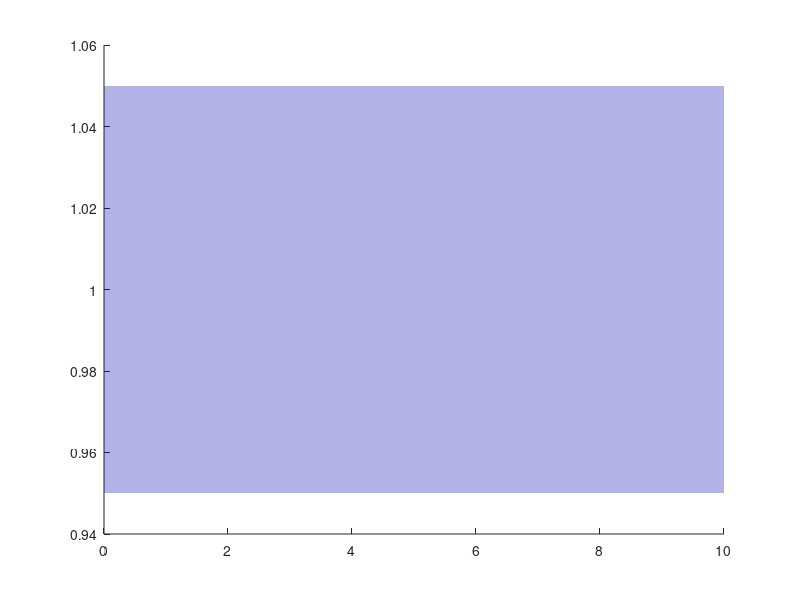

This figure's MATLAB source: (Note: this script raises an error after producing the figure.)
t = 0:0.01:10;

lambda = [-1+2j, -1-2j, -5];

num = abs(prod(lambda));
den = poly(lambda);
sys = tf(num, den);
[y, t_out] = step(sys, t);

y_inf = y(end);

[y_max, idx_max] = max(y);
Mp = (y_max - y_inf) / y_inf * 100;
t_max = t_out(idx_max);

lower_bound = 0.95 * y_inf;
upper_bound = 1.05 * y_inf;

tp_index = find((y < lower_bound) | (y > upper_bound), 1, 'last');
if isempty(tp_index)
    tp = 0;
else
    if tp_index + 1 <= length(t_out)
        tp = t_out(tp_index + 1);
    else
        tp = t_out(end);
    end
end

figure('Color', 'white', 'Position', [100, 100, 700, 350]);
hold on;

x_fill = [t_out(:); flipud(t_out(:))];
y_fill = [upper_bound*ones(size(t_out(:))); flipud(lower_bound*ones(size(t_out(:))))];
h_fill = fill(x_fill, y_fill, [0, 0, 0.7], 'FaceAlpha', 0.3, 'EdgeColor', 'none');

uistack(h_fill, 'bottom')

h_plot = plot(t_out, y, 'b-', 'LineWidth', 2.5, 'Color', [0, 0, 0.7]);

h_ymax = plot([0, t_max], [y_max, y_max], 'k--', 'LineWidth', 1.5);

text(-0.3, y_max, 'y_{max}', ...
    'HorizontalAlignment', 'right', ...
    'VerticalAlignment', 'middle', ...
    'FontSize', 12, 'Color', 'black', 'FontWeight', 'bold');

if tp > 0
    h_tp = plot([tp, tp], [0, upper_bound], 'r--', 'LineWidth', 1.5, 'Color', [0.8, 0, 0]);

    text(tp+0.2, -0.011, sprintf('t_p', tp), ...
     'HorizontalAlignment', 'center', 'VerticalAlignment', 'top', ...
     'FontSize', 12, 'Color', [0.8, 0, 0], 'FontWeight', 'bold');
end

h_yinf = plot([0, t_out(end)], [y_inf, y_inf], 'k--', 'LineWidth', 1.5);

text(-0.3, y_inf, sprintf('y_{∞}', y_inf), ...
     'HorizontalAlignment', 'right', 'VerticalAlignment', 'middle', ...
     'FontSize', 12, 'Color', 'black', 'FontWeight', 'bold');

hold off;



ax = gca;
ax.LineWidth = 1.5;
ax.FontSize = 14;
ax.FontName = 'DejaVuMathTeXGyre';
ax.XColor = [0.3, 0.3, 0.3];
ax.YColor = [0.3, 0.3, 0.3];
grid on; grid minor;
ax.GridColor = [0.9, 0.9, 0.9];
ax.GridAlpha = 0.4;
ax.MinorGridColor = [0.95, 0.95, 0.95];
ax.MinorGridAlpha = 0.2;
box on;

ylim([-0.02, 1.3]); 
xlim([0, t_out(end)]); 

xlabel('Time');
ylabel('Amplitude');

legend([h_plot, h_fill, h_yinf, h_ymax, h_tp], ...
       'Step response', '±5% region', ...
       sprintf('y_{∞} = %.2f', y_inf), ...
       sprintf('y_{max} = %.2f', y_max), ...
       sprintf('t_p = %.2f s', tp), ...
       'Location', 'southeast');


exportgraphics(gcf, '../../images/task2/y5.png', 'Resolution', 300);

fprintf('\n==== Результаты ====\n');
fprintf('Полюса:                 %s\n', mat2str(lambda));
fprintf('Установившееся значение: %.4f\n', y_inf);
fprintf('Перерегулирование:       %.2f %%\n', Mp);
fprintf('Время перехода (5%%):     %.2f сек\n', tp);

%%%%%%%%%%%%%%%%%%%%%%%%%%%%%%%%%%%%%%%%%%%%%%%%%%%%%%%%%%%

figure('Color', 'white', 'Position', [100, 100, 550, 300]); 
% plot(real(lambda), imag(lambda), 'o', 'MarkerSize', 10, ...
%     'MarkerFaceColor', [0.0, 0.0, 0.7], 'MarkerEdgeColor', 'black', 'LineWidth', 1.5);

colors = {[0, 0, 0.7], [0.8, 0.2, 0.2], [0, 0.5, 0.4]};

hold on
for k = 1:length(lambda)
    plot(real(lambda(k)), imag(lambda(k)), 'o', ...
        'MarkerSize', 10, ...
        'MarkerFaceColor', colors{k}, ...
        'MarkerEdgeColor', 'k', ...
        'LineWidth', 1.5);
end
hold off

grid on; 
axis equal; 
ax = gca;

ax.Box = 'off'; 
ax.XAxisLocation = 'origin'; 
ax.YAxisLocation = 'origin'; 

ax.LineWidth = 1.5; 
ax.FontSize = 12; 
ax.FontName = 'DejaVuMathTeXGyre'; 
ax.XColor = [0.3, 0.3, 0.3]; 
ax.YColor = [0.3, 0.3, 0.3];

grid on; 
grid minor; 
ax.GridColor = [0.9, 0.9, 0.9]; 
ax.GridAlpha = 0.4; 
ax.MinorGridColor = [0.95, 0.95, 0.95]; 
ax.MinorGridAlpha = 0.2;

xlabel('Re(\lambda)');
ylabel('Im(\lambda)');

xlim([-5.5, 5.25]); 
ylim([-5.25, 5.24]); 

ax.TickDir = 'in';

ax.XTick = -12:3:12; 
ax.YTick = -12:3:12;

ax.XAxis.Label.FontSize = 13;
ax.YAxis.Label.FontSize = 13;

hold on;

arrowColor = [0.3, 0.3, 0.3];
arrowSize = 0.35; 

x_arrow_x = [4.75, 5.25, 4.75, 4.75]; 
x_arrow_y = [arrowSize/2, 0, -arrowSize/2, arrowSize/2];
fill(x_arrow_x, x_arrow_y, arrowColor, 'EdgeColor', arrowColor, 'LineWidth', 1);

y_arrow_x = [arrowSize/2, 0, -arrowSize/2, arrowSize/2];
y_arrow_y = [4.75, 5.25, 4.75, 4.75]; 
fill(y_arrow_x, y_arrow_y, arrowColor, 'EdgeColor', arrowColor, 'LineWidth', 1);

hold off;



exportgraphics(gcf, '../../images/task2/lambda5.png', 'Resolution', 300);
